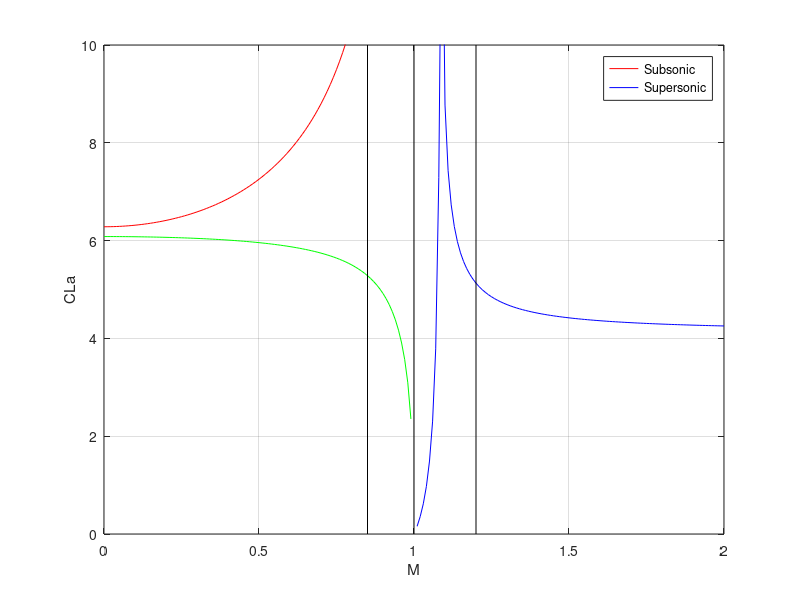

MATLAB code for this plot:
clear
clc

AR = 8.77;          %aspect ratio
Cla = 7.16;         %lift coeff. of aerofoil
d = 6.34;           %diameter of fuselage
b = 65;             %wing span
Sexp = 440;         %exposed area
Sref = 482;         %reference area
sweep = 24;         % sweep at max thickness pt.
le_sweep = 30;      %leading edge

CLa1 = [];
CLa2 = [];
CLa3 = [];
M_list1 = [];
M_list2 = [];
for M = 0:0.01:2

    beta = (1 - M ^ 2) ^ 0.5;
    eta = beta * Cla / (2 * pi);
    F = 1.07 * (1 + d / b) ^ 2;

    CLa_subsonic3 = 2 * pi * AR * Sexp * F /(2 + (4 + (AR * beta / eta) ^ 2 *(1 + (tand(sweep) / beta) ^ 2)) ^ 0.5) / Sref;

    %CLa_subsonic = (2*pi*AR*F*(Sexp/Sref)) / (2+(sqrt(4 + ((AR*beta/eta)^2)*(1+((tand(sweep))^2)/(beta*beta)))));
    CLa_subsonic = 2*pi/sqrt(1-M^2);

    CLa_supersonic = 4 * AR * Sexp * F /(2 + (4 + (AR * beta / eta) ^ 2 * (1 + (tand(sweep) / beta) ^ 2)) ^ 0.5) / Sref;
   %CLa_supersonic = 4/sqrt(-1+M^2);

    if M < 1
        CLa1 = [CLa1 CLa_subsonic];
        CLa3 = [CLa3 CLa_subsonic3];
        M_list1 = [M_list1 M];
    elseif M > 1
        CLa2 = [CLa2, CLa_supersonic];
        M_list2 = [M_list2 M];
    end
end

figure
plot(M_list1, CLa1,"r");
hold on
plot(M_list2, CLa2,"b");
plot(M_list1, CLa3,"g");
plot([0.85 0.85],[0,10],"k");
plot([1.2 1.2],[0,10],"k");
plot([1 1],[0,10],"k");
xlabel("M");
ylabel("CLa")
ylim([0 10]);
legend("Subsonic","Supersonic");
grid on









%IMPORTANT VALUES!!!!!
%CLa = 5.38124 FOR THE WING FOR M = 0.83